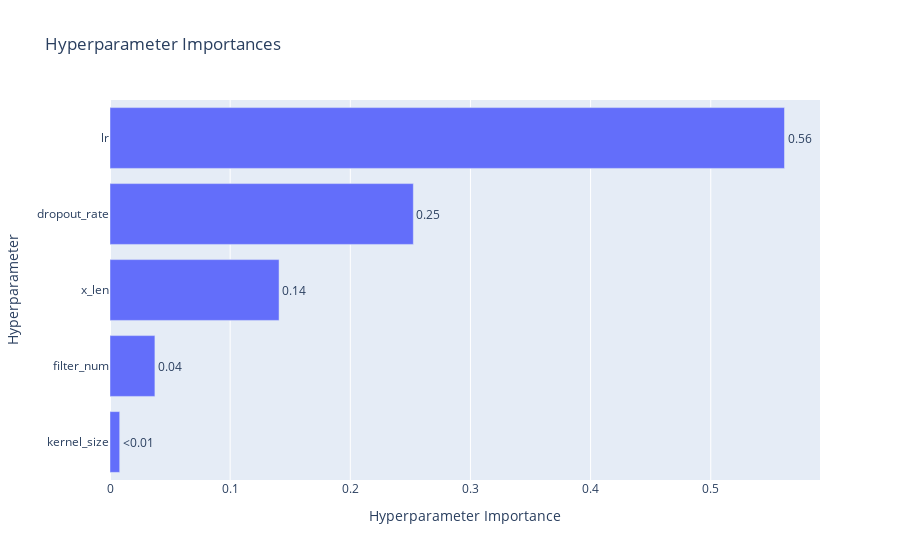

Notebook source saved alongside this figure:
### Markdown cell above
Hyperparameter Importance

### Code cell
optuna.visualization.plot_param_importances(study)

### Figure 1 — Plotly figure (JSON) as saved in the notebook; plotly's stock layout.template omitted (floating-point values rounded to 4 significant figures)
{"data": [{"cliponaxis": false, "hovertemplate": ["kernel_size (IntDistribution): 0.008065372306804772<extra></extra>", "filter_num (IntDistribution): 0.03737539464355705<extra></extra>", "x_len (IntDistribution): 0.14071672417089726<extra></extra>", "dropout_rate (FloatDistribution): 0.2524643703574947<extra></extra>", "lr (FloatDistribution): 0.5613781385212462<extra></extra>"], "name": "Objective Value", "orientation": "h", "text": ["<0.01", "0.04", "0.14", "0.25", "0.56"], "textposition": "outside", "x": [0.008065, 0.03738, 0.1407, 0.2525, 0.5614], "y": ["kernel_size", "filter_num", "x_len", "dropout_rate", "lr"], "type": "bar"}], "layout": {"title": {"text": "Hyperparameter Importances"}, "xaxis": {"title": {"text": "Hyperparameter Importance"}}, "yaxis": {"title": {"text": "Hyperparameter"}}}}
